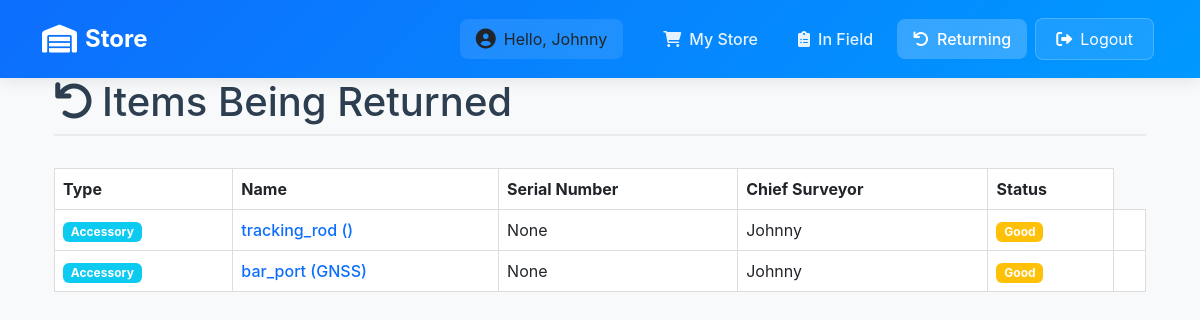
/inventory/store/returning/ (signed in), run on an earlier commit of the app's database.
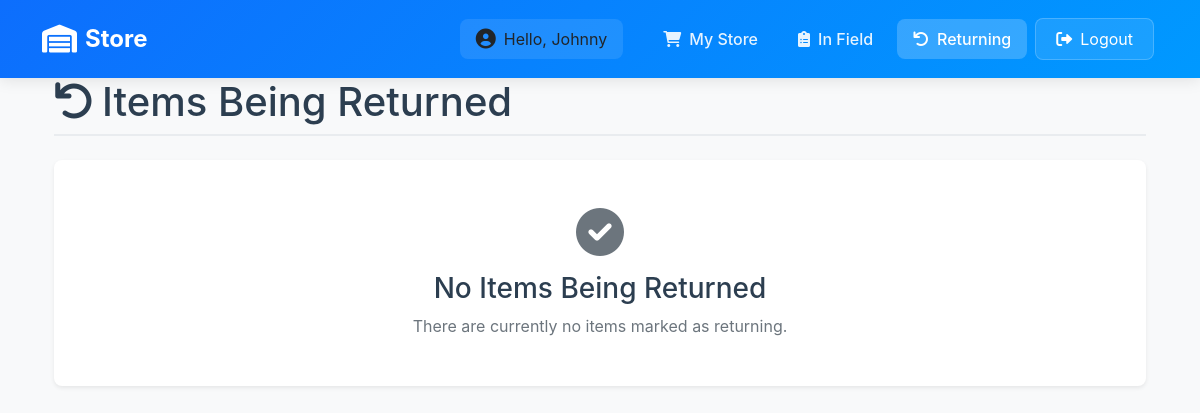
And on a later commit of the database.
### inventory/models.py (models this page shows, shortened)
class Accessory(models.Model):
    ACCESSORY_TYPES = (
        ("tripod", "Tripod"),
        ("levelling_staff", "Levelling Staff"),
        ("tracking_rod", "Tracking Rod"),
        ("reflector", "Reflector"),
        ("gps_extension_bar", "GPS Extension Bar"),
        ("bar_port", "Bar Port"),
        ("powerbank", "Powerbank"),
        ("tribach", "Tribach"),
        ("external_radio_antenna", "External Radio Antenna"),
    )
    STATUS_CHOICES = [
        ('Good', 'Good'),
        ('Needs Repair', 'Needs Repair'),
        ('Spoiled', 'Spoiled'),
    ]
    RETURN_STATUS_CHOICES = [
        ('In Use', 'In Use'),
        ('Returning', 'Returning'),
        ('With Chief Surveyor', 'With Chief Surveyor'),
        ('In Store', 'In Store'),
        ('Returned', 'Returned'),
    ]
    name = models.CharField(max_length=100, choices=ACCESSORY_TYPES)
    serial_number = models.CharField(max_length=50, unique=True, null=True, blank=True, help_text="Unique serial number for the accessory")
    equipment = models.ForeignKey(EquipmentsInSurvey, on_delete=models.CASCADE, related_name='accessories', null=True, blank=True)
    chief_surveyor = models.ForeignKey(User, on_delete=models.CASCADE, null=True, blank=True)
    surveyor_responsible = models.CharField(max_length=100, null=True, blank=True)
    status = models.CharField(max_length=20, choices=STATUS_CHOICES, default='Good', null=True, blank=True)
    return_status = models.CharField(max_length=20, choices=RETURN_STATUS_CHOICES, default='In Use', null=True, blank=True)
    comment = models.TextField(null=True, blank=True)
    image = models.ImageField(upload_to='accessory_images/', null=True, blank=True)
    date_returned = models.DateTimeField(null=True, blank=True)
    returned_by = models.ForeignKey(User, on_delete=models.SET_NULL, null=True, blank=True, related_name='returned_accessories')

class EquipmentsInSurvey(models.Model):
    name = models.CharField(max_length=100)
    date_of_receiving_from_supplier = models.DateField()
    supplier = models.CharField(max_length=20)
    base_serial = models.CharField(max_length=100)
    roover_serial = models.CharField(max_length=100)
    condition = models.CharField(max_length=10, choices=[("Good", "Good"), ("Bad", "Bad")], default="Good")
    data_logger_serial = models.CharField(max_length=100)
    radio_serial = models.CharField(max_length=100)
    chief_surveyor = models.ForeignKey(User, on_delete=models.CASCADE, null=True)
    surveyor_responsible = models.CharField(max_length=100, null=True)
    project = models.CharField(max_length=20)
    section = models.CharField(max_length=100)
    date_receiving_from_department = models.DateField()
    status = models.CharField(choices=[('In Store', 'In Store'), ('In Field', 'In Field'), ('With Chief Surveyor', 'With Chief Surveyor'), ('Returning', 'Returning')], max_length=100, default='In Store')

### inventory/views.py (the view, shortened to what this page needs)
# urls.py: path('store/returning/', views.store_returning, name='store_returning'),
@login_required
def store_returning(request):
    if request.user.is_superuser:
        data = EquipmentsInSurvey.objects.filter(status='Returning')
        accessories_data = Accessory.objects.filter(return_status='Returning')
    else:
        data = EquipmentsInSurvey.objects.filter(
            Q(status='Returning') | Q(status='In Field'),
            chief_surveyor=request.user
        )
        accessories_data = Accessory.objects.filter(
            return_status='Returning',
            returned_by=request.user
        )
    return render(request, 'inventory/store_returning.html', {
        'data': data,
        'accessories': accessories_data,
        'is_admin': request.user.is_superuser
    })

### inventory/context_processors.py (called while the page is built)
def is_admin(request):
    return {'is_admin': request.user.is_authenticated and request.user.is_superuser}

### inventory/templates/inventory/store_returning.html (shortened to what this page needs)
{% extends 'base_dashboard.html' %}
{% load static %}
{% block content %}
<div class="container">
    <h1 class="page-title">
        <i class="fas fa-undo me-2"></i>Items Being Returned
    </h1>
    {% if data or accessories %}
    <div class="table-container">
        <div class="table-responsive">
            <table class="table table-hover">
                <thead>
                    <tr>
                        <th>Type</th>
                        <th>Name</th>
                        <th>Serial Number</th>
                        <th>Chief Surveyor</th>
                        <th>Status</th>
                    </tr>
                </thead>
                <tbody>
                    {% for accessory in accessories %}
                    <tr>
                        <td>
                            <span class="badge bg-info">Accessory</span>
                        </td>
                        <td>
                            {% if accessory.equipment.id %}
                            <a href="{% url 'equipment_detail' accessory.equipment.id %}" class="item-link">
                                {{ accessory.name }} ({{ accessory.equipment.name }})
                            </a>
                            {% else %}
                            <a href="{% url 'accessory_detail' accessory.id %}" class="item-link">
                                {{ accessory.name }} ({{ accessory.equipment.name }})
                            </a>
                            {% endif %}
                        </td>
                        <td>{{ accessory.serial_number }}</td>
                        <td>{{ accessory.returned_by }}</td>
                        <td>
                            <span class="badge bg-warning">{{ accessory.status }}</span>
                        </td>
                        <td>
                        </td>
                    </tr>
                    {% endfor %}
                </tbody>
            </table>
        </div>
    </div>
    {% else %}
    <div class="empty-state">
        <i class="fas fa-check-circle"></i>
        <h3>No Items Being Returned</h3>
        <p>There are currently no items marked as returning.</p>
    </div>
    {% endif %}
</div>
{% endblock %}

What changed in the data, as far as the page shows it:
no longer on this page (row edited): Accessory: name "tracking_rod", serial_number "None", returned_by "Johnny", status "Good"
no longer on this page (row edited): Accessory: name "bar_port", equipment.name "GNSS", serial_number "None", returned_by "Johnny", status "Good"
Also different on the page:
text no longer shown: "Type Name Serial Number Chief Surveyor Status"
text now shown: "No Items Being Returned There are currently no items marked as returning."
